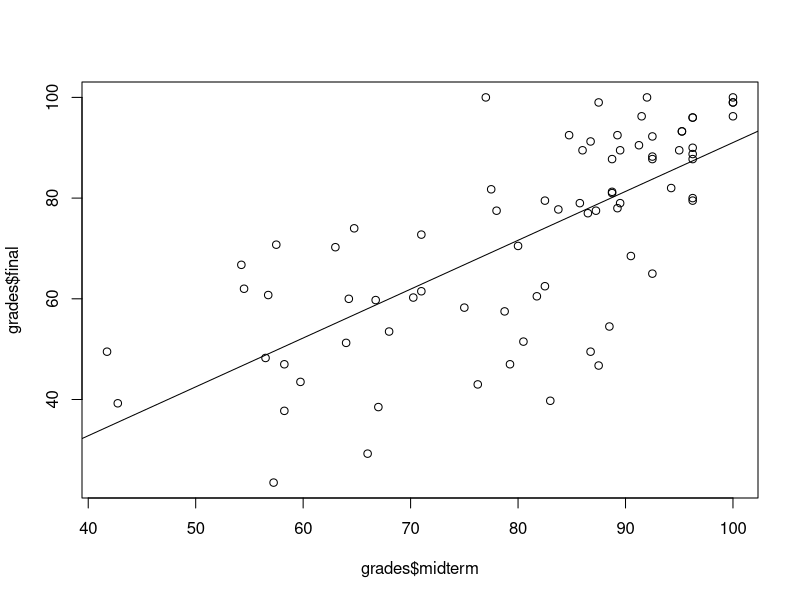
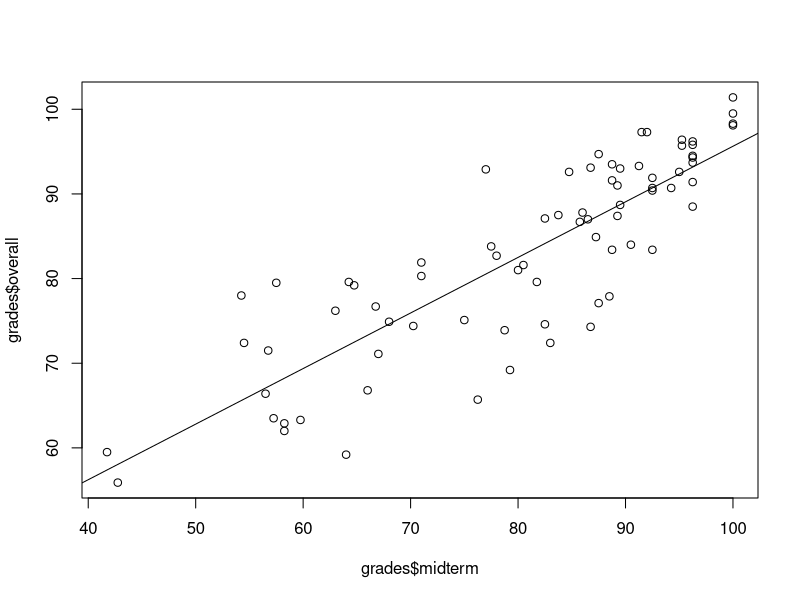
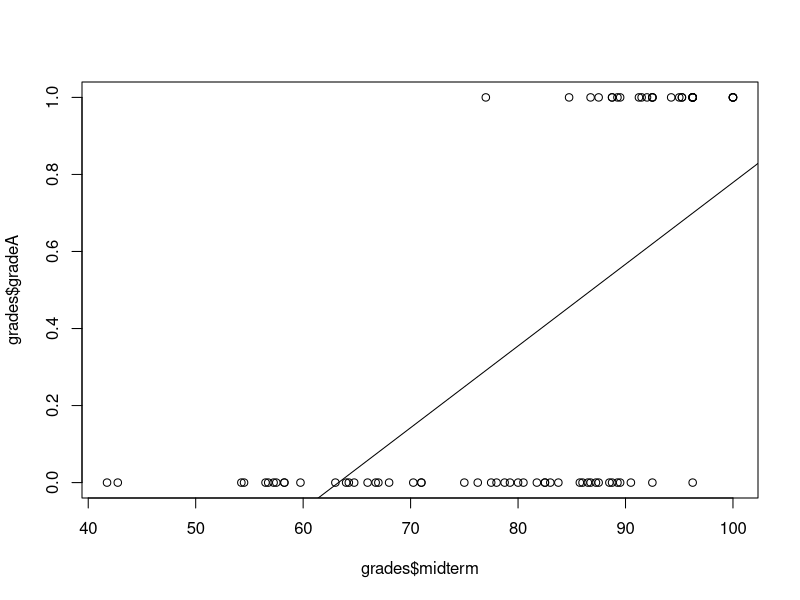

Write the R code that produced these figures, in order.
## ---- chunk 1
## load and look at the data
grades <- read.csv("grades.csv") # reads and stores data
head(grades) # shows first observations
## ---- chunk 2
        ## fit and store the linear models that use midterm
        fit_final <- lm(final ~ midterm, data=grades) # to predict final
        fit_overall <- lm(overall ~ midterm, data=grades) # to predict overall
        fit_gradeA <- lm(gradeA ~ midterm, data=grades) # to predict gradeA
## ---- chunk 3
        fit_final # provides contents of object fit_final
## ---- chunk 4
        fit_overall # provides contents of object fit_overall
## ---- chunk 5
        fit_gradeA # provides contents of object fit_gradeA
## ---- chunk 6
        plot(grades$midterm, grades$final) # creates scatter plot
        abline(fit_final) # adds fitted line
## ---- chunk 7
        plot(grades$midterm, grades$overall) # creates scatter plot
        abline(fit_overall) # adds fitted line
## ---- chunk 8
        plot(grades$midterm, grades$gradeA) # creates scatter plot
        abline(fit_gradeA) # adds fitted line
## ---- chunk 9
        ## compute 95% interval for prediction of final
        predict(fit_final, # object with lm() output
           newdata=data.frame(midterm=80), # set value of X
           interval="confidence") # provide 95% confidence interval
## ---- chunk 10
        ## compute 95% interval for prediction of overall
        predict(fit_overall, # object with lm() output
           newdata=data.frame(midterm=80), # set value of X
           interval="confidence") # provide 95% confidence interval
## ---- chunk 11
        ## compute 95% interval for prediction of gradeA
        predict(fit_gradeA, # object with lm() output
           newdata=data.frame(midterm=80), # set value of X
           interval="confidence") # provide 95% confidence interval
